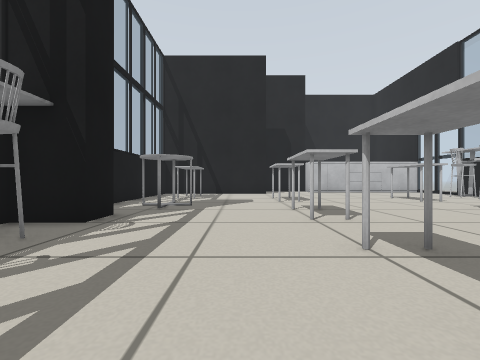
View 1 (above)

17 first-person views from a walk through a robot-simulator world made for Gazebo. The camera is 0.4 m above the floor, looks level and sees 90° across. The floor is counted in squares, 0.5 m on a side. Each view is taken from the middle of a square. On the plan, view 1 faces up. The plan holds only what a view shows up to about 9 squares ahead; the rest is blank.

View 2
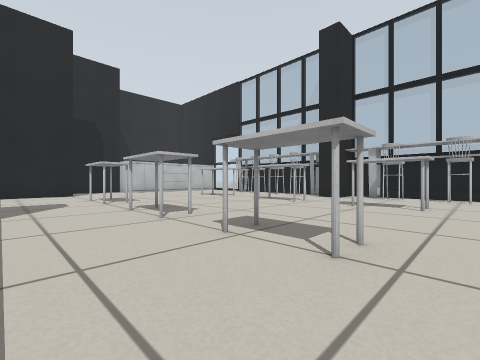

View 3
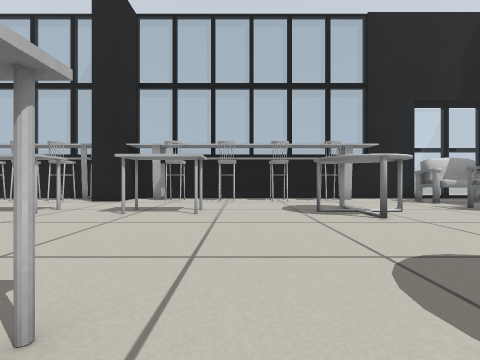

View 4
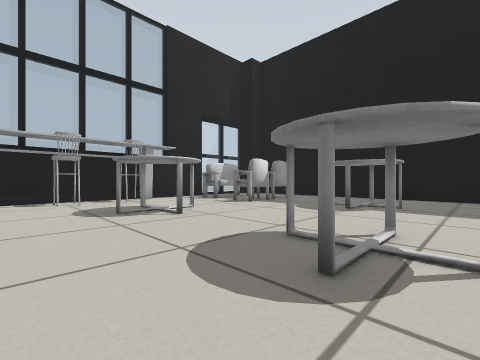

View 5
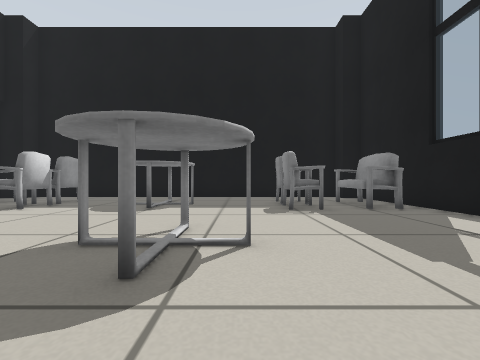

View 6
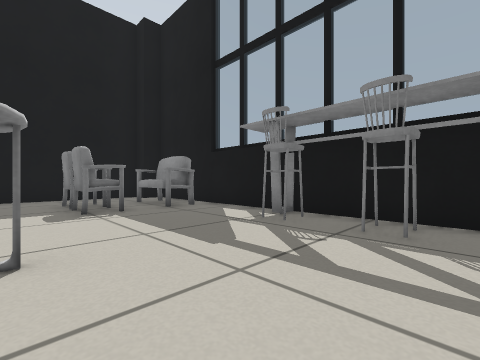

View 7
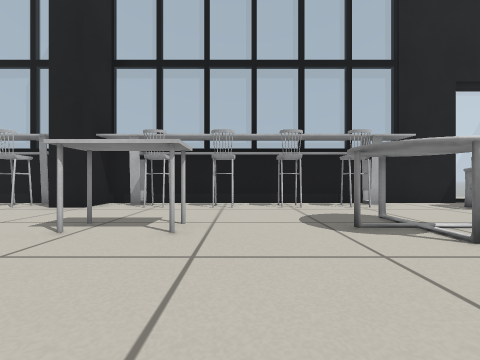

View 8
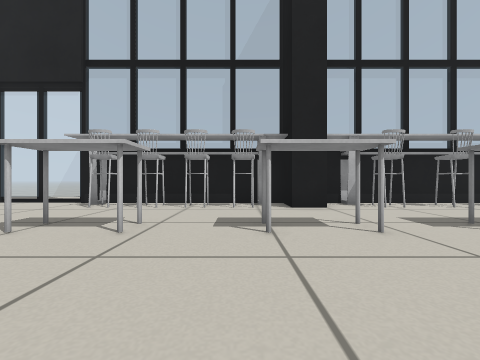

View 9
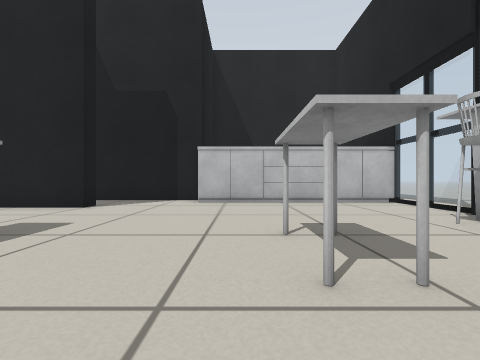

View 10
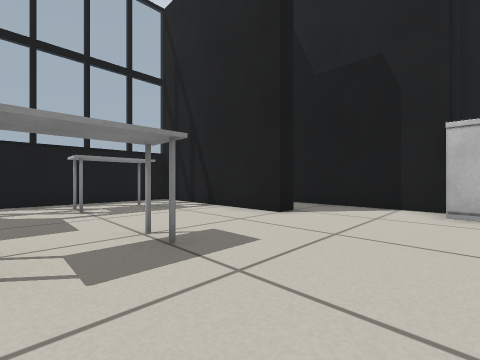

View 11
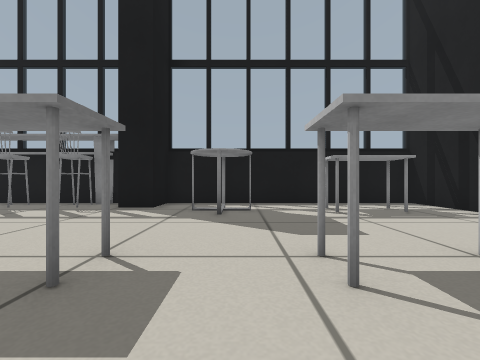

View 12
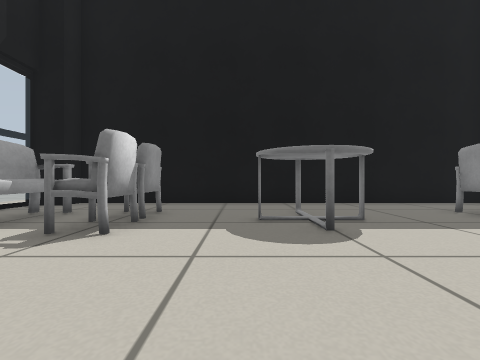

View 13
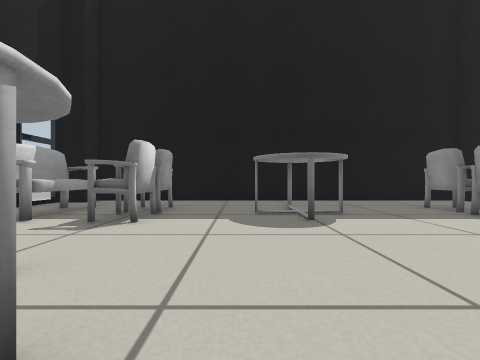

View 14
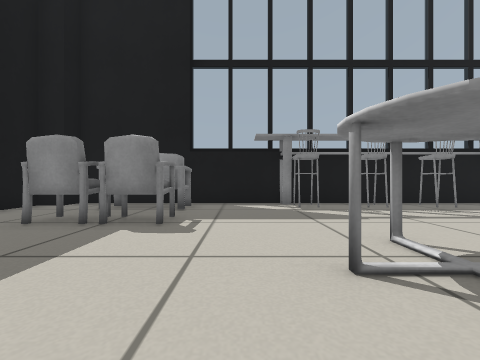

View 15
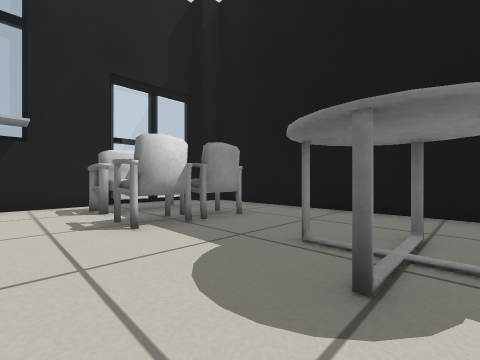

View 16
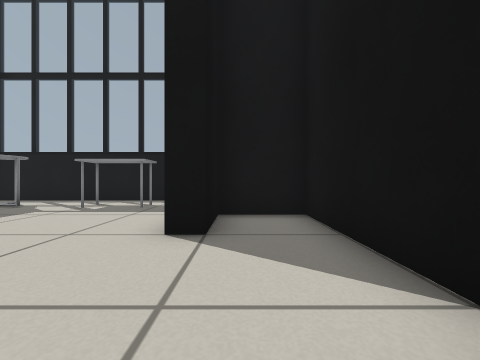

View 17
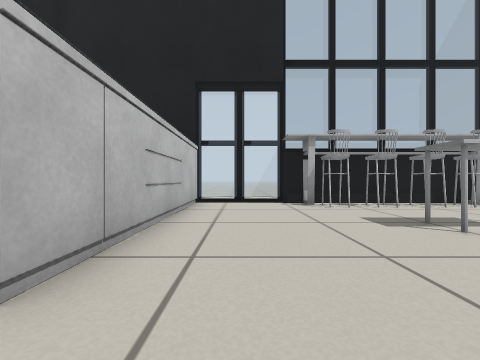

### Floor plan
Key: @ floor where view 1 was taken; # wall or solid block; . floor; = window, fence, low wall or low ledge; B black box; E bench; L door leaf; O other object.
Columns run from 5 left of view 1 to 12 right of it. Each row starts with its distance up from view 1.
 19          B
 18          B
 17      BBBBB
 16     B.....OOOOOOO#
 15     B............L
 14 #######..........=
 13 #................L
 12 #.OO............O#
 11 #.OO...........O##
 10 #......O....O..O.#
  9 #......O....O....#
  8 #..O...........O.#
  7 #..............O##
  6 #......O....O...O
  5 BBB....O....O..BB
  4  O..............#
  3 #.O....O....O..OO
  2 #......O....O..O#
  1 #.O....O....O..O#
  0 #....@.........O#
 -1 #.O............O#
 -2 #......O....O..O#
 -3 #OO...OOO..OOO.O#
 -4 #......O....O..OO
 -5 #................#
 -6 #................#
 -7 #.E.O...OO..OOEE.#
 -8 #.E.O...OO..OOEE.L
 -9 #.E.O...OO..OOEE.=
-10 #................L
-11 ##..............##
-12  ################

Positions as (right, up) in squares from view 1, and headings:
1: (0, 0), facing up
2: (-1, 0), facing up-right
3: (1, 0), facing right
4: (1, 0), facing down-right
5: (1, 0), facing down
6: (1, 0), facing down-left
7: (3, 0), facing right
8: (3, 7), facing right
9: (6, 7), facing up
10: (5, 9), facing up-left
11: (4, 8), facing left
12: (5, -3), facing down
13: (5, -2), facing down
14: (4, -5), facing left
15: (3, -5), facing down-right
16: (5, 15), facing left
17: (3, 14), facing right
